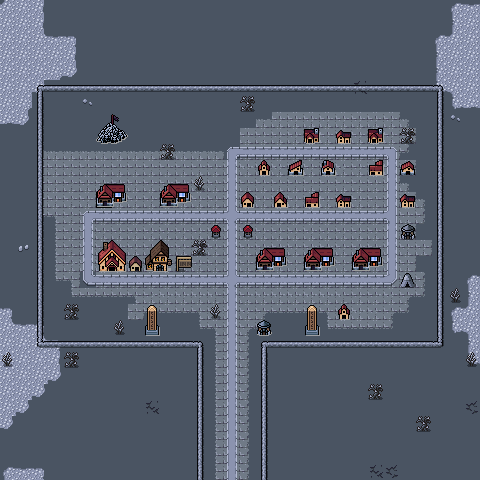

A level layout from a 2D game, rendered from its tile map. Below: a short description, then the map file with tile-grid data replaced by summaries:
An orthogonal 30x30 tile map with 16x16 px tiles, 4 tile layers (Background, Ground, Walls, Overlay), 3 tilesets and 9 objects.

<map version="1.10" tiledversion="1.11.2" orientation="orthogonal" renderorder="right-down" width="30" height="30" tilewidth="16" tileheight="16" infinite="0" nextlayerid="6" nextobjectid="68">
 <editorsettings>
  <export target="wastetown..tmx" format="tmx" />
 </editorsettings>
 <tileset firstgid="1" source="../../../../common/maps/tileset/main.tsx" />
 <tileset firstgid="10113" source="../../../../common/maps/tileset/buildings.tsx" />
 <tileset firstgid="11905" source="../../../../common/maps/tileset/buildings-nocollide.tsx" />
 <layer id="1" name="Background" width="30" height="30">
  <data>[900 cells, 900 non-empty, 3 distinct tile ids]</data>
 </layer>
 <layer id="2" name="Ground" width="30" height="30">
  <data>[900 cells, 321 non-empty, 45 distinct tile ids]</data>
 </layer>
 <layer id="3" name="Walls" width="30" height="30">
  <properties>
   <property name="spriteLayer" type="bool" value="true" />
  </properties>
  <data>[900 cells, 155 non-empty, 34 distinct tile ids]</data>
 </layer>
 <layer id="5" name="Overlay" width="30" height="30">
  <data>[900 cells, 49 non-empty, 16 distinct tile ids]</data>
 </layer>
 <objectgroup id="4" name="Objects">
  <object id="38" template="../../../../common/maps/obj/entry_up.tx" x="204" y="368" width="56" height="16" />
  <object id="47" template="../../../../common/maps/obj/inn.tx" x="150" y="273" />
  <object id="48" template="../../../../common/maps/obj/shop.tx" x="104.5" y="274">
   <properties>
    <property name="commonShopList" value="Equipment" />
    <property name="noRestock" type="bool" value="true" />
   </properties>
  </object>
  <object id="58" template="../../../../common/maps/obj/shop.tx" x="97" y="209">
   <properties>
    <property name="commonShopList" value="BoosterPackShop,AlphaBoosterPackShop,BetaBoosterPackShop,GammaBoosterPackShop,DeltaBoosterPackShop" />
    <property name="mythicShopList" value="" />
    <property name="rareShopList" value="" />
    <property name="uncommonShopList" value="" />
   </properties>
  </object>
  <object id="62" template="../../../../common/maps/obj/shardtrader.tx" x="400" y="288" />
  <object id="64" template="../../../../common/maps/obj/shop.tx" x="351.752" y="273.358">
   <properties>
    <property name="commonShopList" value="Creature,Creature2Blue,Creature2Red,Creature2Black,Creature2White,Creature2Green,Creature2Colorless,Sliver,Wall,Assembly,Human" />
    <property name="mythicShopList" value="Assassin,Squirrel,Dragon,Vampire,Minotaur,Dwarf,Devil,Soldier,Demon,Druid,Bird,Wolf,Knight,Skeleton,Shaman,Wizard,Pirate,Rogue,Dinosaur,Ogre,Planeswalker,Legend,WUBRG,Gods" />
    <property name="rareShopList" value="Human,Zombie,Goblin,Elf,Merfolk,Azorius,Dimir,Rakdos,Gruul,Selesnya,Orzhov,Izzet,Golgari,Boros,Simic,PhyrexianColorless,Giant,Spiders,Shapeshifter" />
    <property name="uncommonShopList" value="Land,Vehicle,Equip,Wand,Artifact,Multicolor,Golem,Colorless,Enchantment,Instant" />
   </properties>
  </object>
  <object id="65" template="../../../../common/maps/obj/shop.tx" x="304.501" y="272.284">
   <properties>
    <property name="commonShopList" value="Creature,Creature2Blue,Creature2Red,Creature2Black,Creature2White,Creature2Green,Creature2Colorless,Sliver,Wall,Assembly,Human" />
    <property name="mythicShopList" value="Assassin,Squirrel,Dragon,Vampire,Minotaur,Dwarf,Devil,Soldier,Demon,Druid,Bird,Wolf,Knight,Skeleton,Shaman,Wizard,Pirate,Rogue,Dinosaur,Ogre,Planeswalker,Legend,WUBRG,Gods" />
    <property name="rareShopList" value="Human,Zombie,Goblin,Elf,Merfolk,Azorius,Dimir,Rakdos,Gruul,Selesnya,Orzhov,Izzet,Golgari,Boros,Simic,PhyrexianColorless,Giant,Spiders,Shapeshifter" />
    <property name="uncommonShopList" value="Land,Vehicle,Equip,Wand,Artifact,Multicolor,Golem,Colorless,Enchantment,Instant" />
   </properties>
  </object>
  <object id="66" template="../../../../common/maps/obj/shop.tx" x="257.25" y="273.895">
   <properties>
    <property name="commonShopList" value="Creature,Creature2Blue,Creature2Red,Creature2Black,Creature2White,Creature2Green,Creature2Colorless,Sliver,Wall,Assembly,Human" />
    <property name="mythicShopList" value="Assassin,Squirrel,Dragon,Vampire,Minotaur,Dwarf,Devil,Soldier,Demon,Druid,Bird,Wolf,Knight,Skeleton,Shaman,Wizard,Pirate,Rogue,Dinosaur,Ogre,Planeswalker,Legend,WUBRG,Gods" />
    <property name="rareShopList" value="Human,Zombie,Goblin,Elf,Merfolk,Azorius,Dimir,Rakdos,Gruul,Selesnya,Orzhov,Izzet,Golgari,Boros,Simic,PhyrexianColorless,Giant,Spiders,Shapeshifter" />
    <property name="uncommonShopList" value="Land,Vehicle,Equip,Wand,Artifact,Multicolor,Golem,Colorless,Enchantment,Instant" />
   </properties>
  </object>
  <object id="67" template="../../../../common/maps/obj/shop.tx" x="160.063" y="211.073">
   <properties>
    <property name="commonShopList" value="Creature,Creature2Blue,Creature2Red,Creature2Black,Creature2White,Creature2Green,Creature2Colorless,Sliver,Wall,Assembly,Human" />
    <property name="mythicShopList" value="Assassin,Squirrel,Dragon,Vampire,Minotaur,Dwarf,Devil,Soldier,Demon,Druid,Bird,Wolf,Knight,Skeleton,Shaman,Wizard,Pirate,Rogue,Dinosaur,Ogre,Planeswalker,Legend,WUBRG,Gods" />
    <property name="rareShopList" value="Human,Zombie,Goblin,Elf,Merfolk,Azorius,Dimir,Rakdos,Gruul,Selesnya,Orzhov,Izzet,Golgari,Boros,Simic,PhyrexianColorless,Giant,Spiders,Shapeshifter" />
    <property name="uncommonShopList" value="Land,Vehicle,Equip,Wand,Artifact,Multicolor,Golem,Colorless,Enchantment,Instant" />
   </properties>
  </object>
 </objectgroup>
</map>
